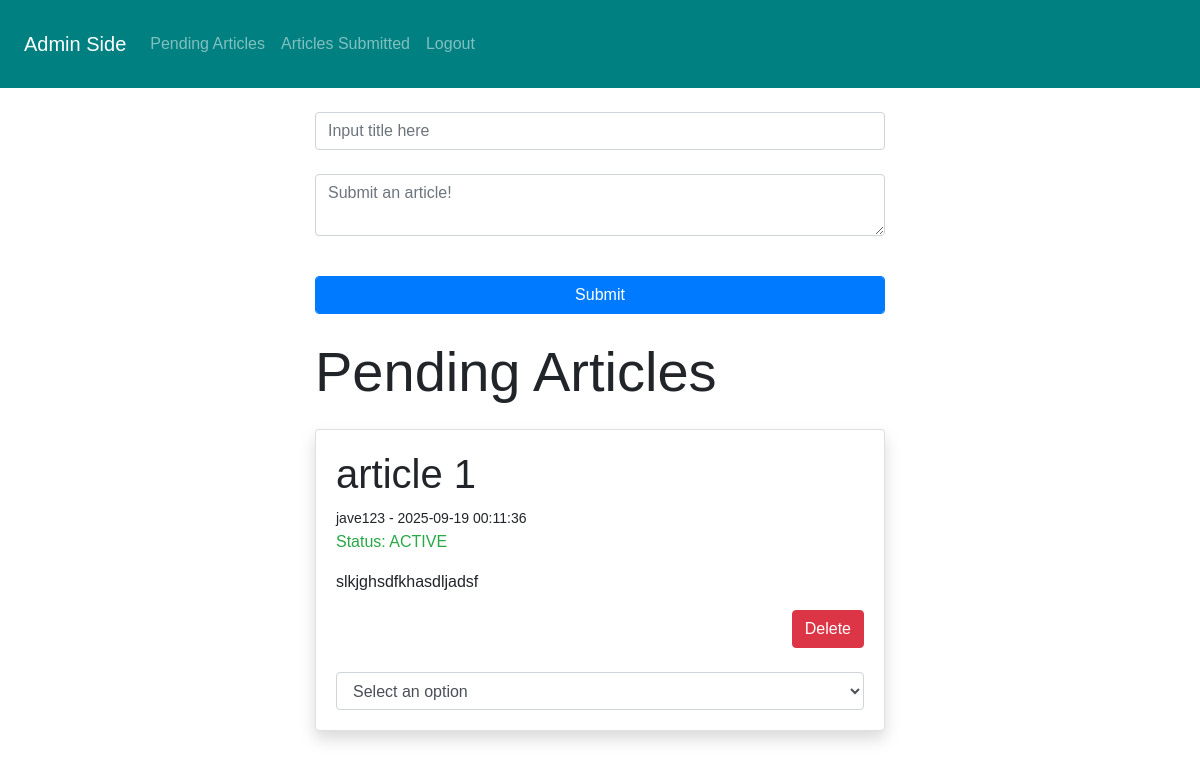
The app's page /2_school_newspaper/admin/articles_from_students.php (signed in) with its own data.
### tables this page shows
CREATE TABLE `articles` (
  `article_id` int(11) NOT NULL,
  `title` varchar(255) NOT NULL,
  `content` text NOT NULL,
  `imageName` text NOT NULL,
  `author_id` int(11) NOT NULL,
  `is_active` tinyint(1) NOT NULL DEFAULT 0,
  `created_at` timestamp NOT NULL DEFAULT current_timestamp()
);

CREATE TABLE `school_publication_users` (
  `user_id` int(11) NOT NULL,
  `username` varchar(100) NOT NULL,
  `email` varchar(255) NOT NULL,
  `password` varchar(255) NOT NULL,
  `is_admin` tinyint(1) NOT NULL DEFAULT 0,
  `created_at` timestamp NOT NULL DEFAULT current_timestamp()
);

### 2_school_newspaper/admin/classes/Database.php (called while the page is built, shortened)
<?php
class Database {
    protected $pdo;
    private $host = 'localhost';
    private $db = 'mockdb';
    private $user = 'root';
    private $pass = '';
    private $charset = 'utf8mb4';
    public function __construct() {
        $dsn = "mysql:host=$this->host;dbname=$this->db;charset=$this->charset";
        $options = [
            PDO::ATTR_ERRMODE            => PDO::ERRMODE_EXCEPTION,
            PDO::ATTR_DEFAULT_FETCH_MODE => PDO::FETCH_ASSOC,
            PDO::ATTR_EMULATE_PREPARES   => false,
        ];
        try {
            $this->pdo = new PDO($dsn, $this->user, $this->pass, $options);
        } catch (\PDOException $e) {
            throw new \PDOException($e->getMessage(), (int)$e->getCode());
        }
    }
    protected function executeQuery($sql, $params = []) {
        $stmt = $this->pdo->prepare($sql);
        $stmt->execute($params);
        return $stmt->fetchAll();
    }
}
?>

### 2_school_newspaper/admin/classloader.php (called while the page is built, shortened)
<?php
require_once __DIR__ . '/classes/Database.php';
require_once __DIR__ . '/classes/Article.php';
$articleObj = new Article();
?>

### 2_school_newspaper/admin/classes/Article.php (called while the page is built, shortened)
<?php
require_once 'Database.php';
class Article extends Database {
    public function getArticles($id = null) {
        $sql = "SELECT * FROM articles
                JOIN school_publication_users ON
                articles.author_id = school_publication_users.user_id
                ORDER BY articles.created_at DESC";
        return $this->executeQuery($sql);
    }
}
?>

### 2_school_newspaper/admin/articles_from_students.php (the view, shortened to what this page needs)
<?php require_once 'classloader.php'; ?>
<!doctype html>
  <html lang="en">
  <head>
    <link rel="stylesheet" href="https://cdn.jsdelivr.net/npm/bootstrap@4.6.2/dist/css/bootstrap.min.css">
  </head>
  <body>
    <?php include 'includes/navbar.php'; ?>
    <div class="container-fluid">
      <div class="row justify-content-center">
        <div class="col-md-6">
          <form action="core/handleForms.php" method="POST">
            <div class="form-group">
              <input type="text" class="form-control mt-4" name="title" placeholder="Input title here">
            </div>
            <div class="form-group">
              <textarea name="description" class="form-control mt-4" placeholder="Submit an article!"></textarea>
            </div>
            <input type="submit" class="btn btn-primary form-control float-right mt-4 mb-4" name="insertArticleBtn">
          </form>
          <div class="display-4">Pending Articles</div>
          <?php $articles = $articleObj->getArticles(); ?>
          <?php foreach ($articles as $article) { ?>
          <div class="card mt-4 shadow articleCard">
            <div class="card-body">
              <h1><?php echo $article['title']; ?></h1>
              <small><?php echo $article['username'] ?> - <?php echo $article['created_at']; ?> </small>
              <?php if ($article['is_active'] == 1) { ?>
                <p class="text-success">Status: ACTIVE</p>
              <?php } ?>
              <p><?php echo $article['content']; ?> </p>
              <form class="deleteArticleForm">
                <input type="submit" class="btn btn-danger float-right mb-4" name="deleteArticleBtn" value="Delete">
              </form>
              <form class="updateArticleStatus">
                <select name="is_active" class="form-control is_active_select" article_id=<?php echo $article['article_id']; ?>>
                  <option value="">Select an option</option>
                </select>
              </form>
            </div>
          </div>
          <?php } ?>
        </div>
      </div>
    </div>
  </body>
</html>

### 2_school_newspaper/admin/articles_from_students.php (style rules this page uses)
body { font-family: "Arial"; }

### records on screen
articles: title "article 1", author.username "jave123", author.created_at "2025-09-19 00:11:36", is_active "Status: ACTIVE", content "slkjghsdfkhasdljadsf"
